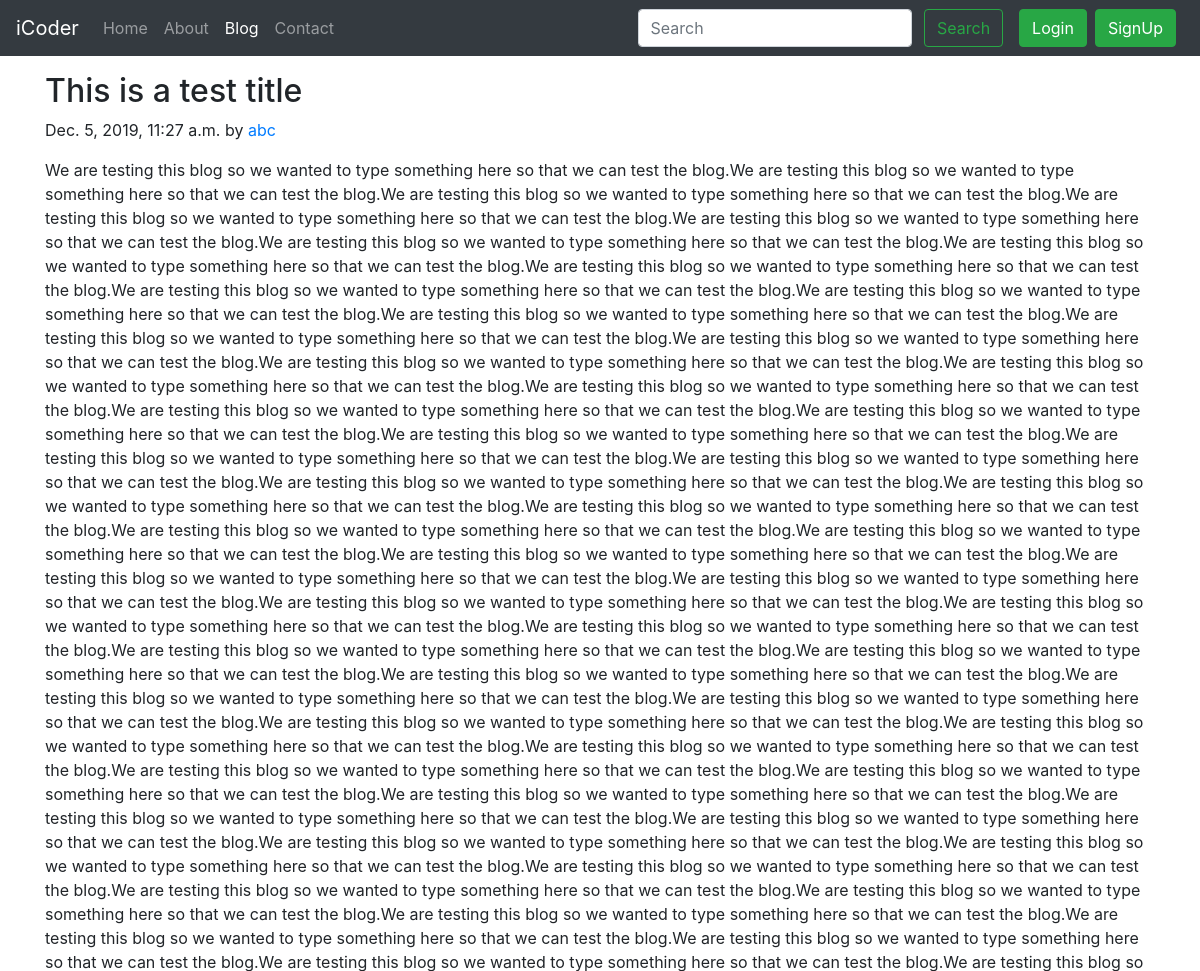
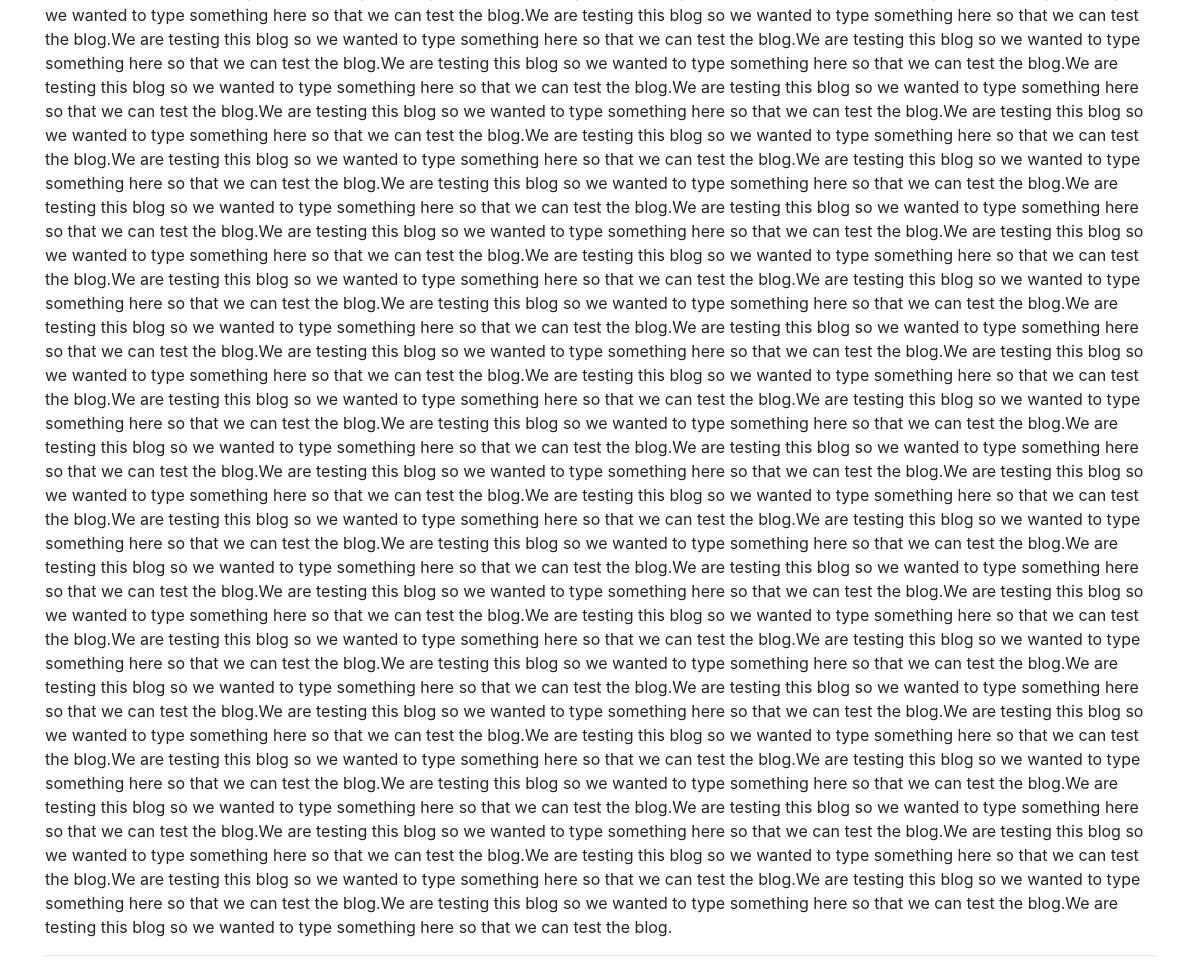
/blog/first-post, run on the app's committed database (2 pictures, top to bottom).
### blog/models.py (models this page shows, shortened)
class Post(models.Model):
    sno = models.AutoField(primary_key=True)
    title = models.CharField(max_length=255)
    content = models.TextField()
    author = models.CharField(max_length=13)
    slug = models.CharField(max_length=130)
    timeStamp = models.DateTimeField(blank=True)

### blog/views.py (the view)
# urls.py: path('<str:slug>', views.blogPost, name='blogPost'),
def blogPost(request, slug):
    post = Post.objects.filter(slug=slug).first()
    context = {'post': post}
    return render(request, 'blog/blogPost.html', context)

### templates/blog/blogPost.html (shortened to what this page needs)
{% extends 'base.html' %}
{% block blogactive %} active {% endblock blogactive %}
{% block body %}
<div class="container my-3">
        <h2 class="blog-post-title">{{post.title}}</h2>
        <p class="blog-post-meta">{{post.timeStamp}} by <a href="/about">{{post.author}}</a></p>
        <p>{{post.content}}</p>
        <hr>
        </div>
{% endblock body %}

### data on the page
Post: title "This is a test title", timeStamp "Dec. 5, 2019, 11:27 a.m.", author "abc", content "We are testing this blog so we wanted to type something here so that we can test the blog.We are testing this blog so we wanted to type something here so that we can test the blog.We are testing this blog so we wanted to type something here so that we can test the blog.We are testing this blog so we wanted to type something here so that we can test the blog.We are testing this blog so we wanted to type something here so that we can test the blog.We are testing this blog so we wanted to type something here so that we can test the blog.We are testing this blog so we wanted to type something here so that we can test the blog.We are testing this blog so we wanted to type something here so that…"
